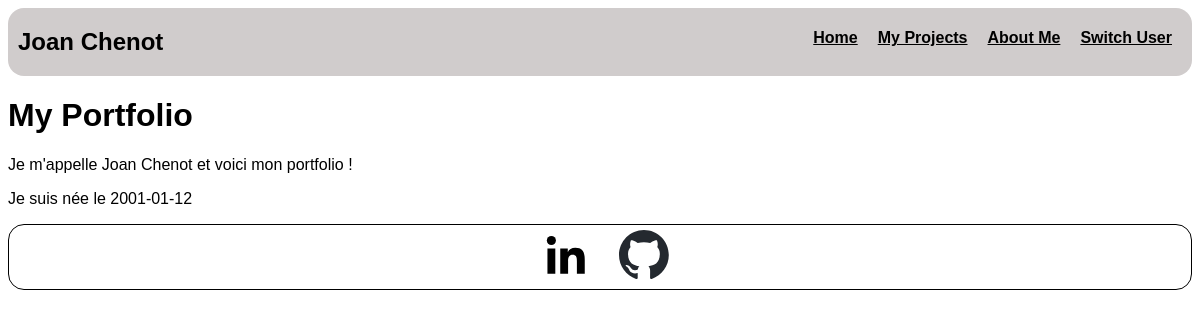
Page /?id=2 on the earlier database version.
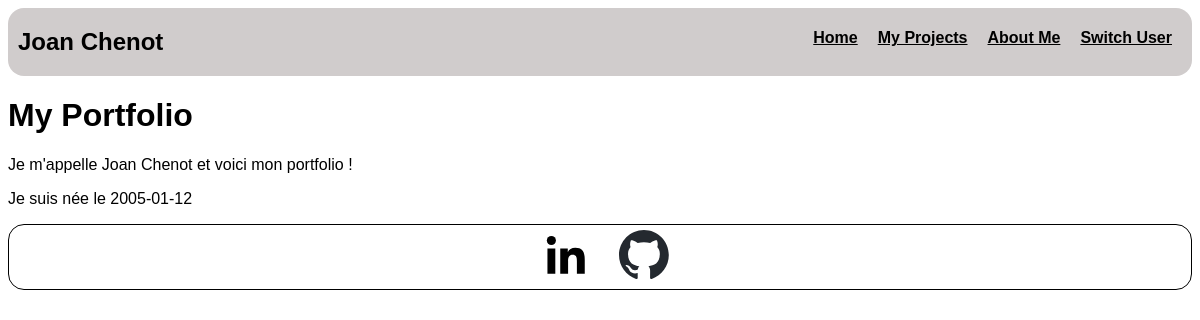
Same page on the later database version.
### tables this page shows
CREATE TABLE Me(id INT PRIMARY KEY AUTO_INCREMENT, firstname VARCHAR(20) NOT NULL, lastname VARCHAR(20) NOT NULL, email VARCHAR(30), phone INT, address VARCHAR(64), country VARCHAR(50), birth_date DATE, description VARCHAR(256));

### index.php (the view)
<?php
require "header.php";
?>
<div>
    <h1>My Portfolio</h1>
    <div>
        <p>Je m'appelle <?php echo $info['firstname'], " ", $info['lastname']?> et voici mon portfolio !</p>
        <p>Je suis née le <?php echo $info['birth_date']?></p>
    </div>
</div>
<?php
require "footer.php"
?>

### header.php (shortened to what this page needs)
<?php
$servername = "localhost";
$username = "paul";
$password = "3UhyXkth";
$actual_link = "https://$_SERVER[HTTP_HOST]$_SERVER[REQUEST_URI]";
$url_components = parse_url($actual_link);
parse_str($url_components['query'], $params);
$user_id = $params['id'];
$conn = new PDO("mysql:host=$servername;dbname=Portfolio", $username, $password);
$conn->setAttribute(PDO::ATTR_ERRMODE, PDO::ERRMODE_EXCEPTION);
$sql = "SELECT * FROM Me WHERE id=?";
$result = $conn->prepare($sql);
$result->execute(array($user_id));
$info = $result->fetch();
$sql = "SELECT COUNT(*) FROM Me";
$result = $conn->query($sql);
$numberOfUser = 0;
foreach ($result as $row) {
    $numberOfUser = $row;
}
$numberOfUser = $numberOfUser[0];
?>
<!DOCTYPE html>
<html lang="en">
<head>
    <link rel="stylesheet" href="../style.css" />
</head>
<body>
    <header>
            <div><h2> <?=$info['firstname'], " ", $info['lastname'];?> </h2></div><a href="tel:+"></a>
            <nav class="menu">
                <div class="option"><h4><a href="./index.php<?="?id=",$user_id?>">Home</a></h4></div>
                <div class="option"><h4><a href="./Projects.php<?="?id=",$user_id?>">My Projects</a></h4></div>
                <div class="option"><h4><a href="./aboutMe.php<?="?id=",$user_id?>">About Me</a></h4></div>
                <div class="option"><h4><a href="<?="http://". $url_components["host"] . ":" . $url_components["port"] . $url_components["path"] . "?id=" . $user_id%$numberOfUser+1?>" class="switchuserbutton">Switch User</a></h4></div>
            </nav>
        </header>

### footer.php
<footer>
            <div class="bas">
                <div class="logoSpace">
                    <a href="https://linkedin.com/" target="_blank">
                        <img class="logo" src="/src/bxl-linkedin.svg">
                    </a>
                    <a href="https://github.com" target="_blank">
                        <img class="logo" src="/src/github-mark/github-mark.svg">
                    </a>
                </div>
            </div>
        </footer>

### style.css (style rules this page uses)
header { display: flex; justify-content: space-between; background-color: rgb(208, 204, 204); border-radius: 1rem; padding-left: 10px; }
body { font-family: Arial, Helvetica, sans-serif; }
.bas { display: flex; justify-content: center; border: black 1px solid; border-radius: 1rem; padding-left: 10px; margin-top: 10px; }
.menu { display: flex; justify-content: space-between; text-align: center; }
.option { background-color: inherit; height: fit-content; margin-right: 20px; transition: transform .2s; }
.option a { color: black; }
.logo { width: 50px; }
.logoSpace { display: flex; width: 11%; flex-direction: row; justify-content: space-between; margin-top: 5px; margin-bottom: 5px; }
.switchuserbutton { color: black; }

Differences in the rows shown:
changed me "Joan": birth_date "2001-01-12" → "2005-01-12"
